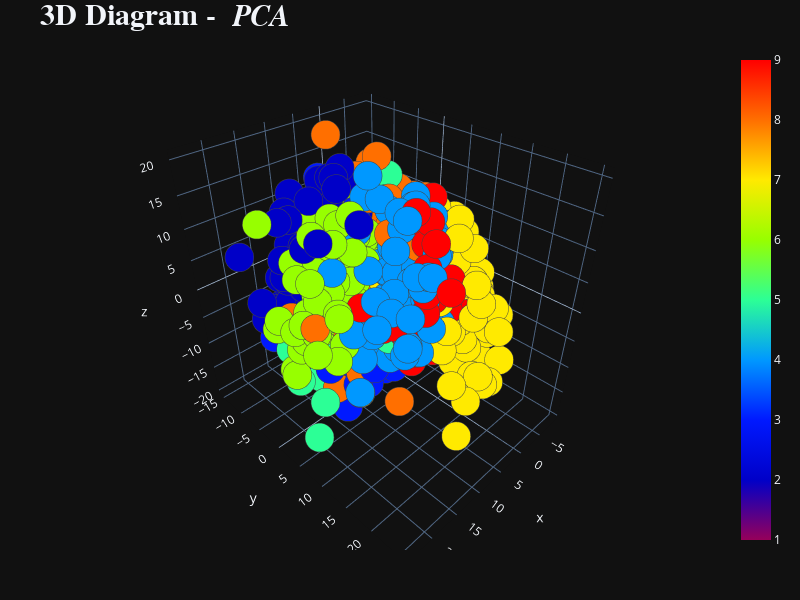

This figure's notebook cell:
### Code cell
plot_3d(principalComponents[:, 0],principalComponents[:, 1],principalComponents[:, 2], "PCA")

### Figure 1 — Plotly figure (JSON) as saved in the notebook; plotly's stock layout.template omitted (floating-point values rounded to 4 significant figures; data arrays with more than 128 entries replaced by an {"elided": "..."} marker saying what was removed)
{"data": [{"marker": {"color": {"elided": "3000 int values"}, "colorscale": [[0, "rgb(150,0,90)"], [0.125, "rgb(0,0,200)"], [0.25, "rgb(0,25,255)"], [0.375, "rgb(0,152,255)"], [0.5, "rgb(44,255,150)"], [0.625, "rgb(151,255,0)"], [0.75, "rgb(255,234,0)"], [0.875, "rgb(255,111,0)"], [1, "rgb(255,0,0)"]], "line": {"width": 1}, "opacity": 1, "showscale": true, "size": 10}, "mode": "markers", "type": "scatter3d", "x": {"elided": "3000 float values"}, "y": {"elided": "3000 float values"}, "z": {"elided": "3000 float values"}}], "layout": {"height": 600, "hovermode": "closest", "margin": {"b": 50, "l": 50, "r": 50, "t": 50}, "title": {"font": {"family": "Times New Roman", "size": 30}, "text": "<b>3D Diagram - <i> PCA </i> </b>"}, "width": 800}}
